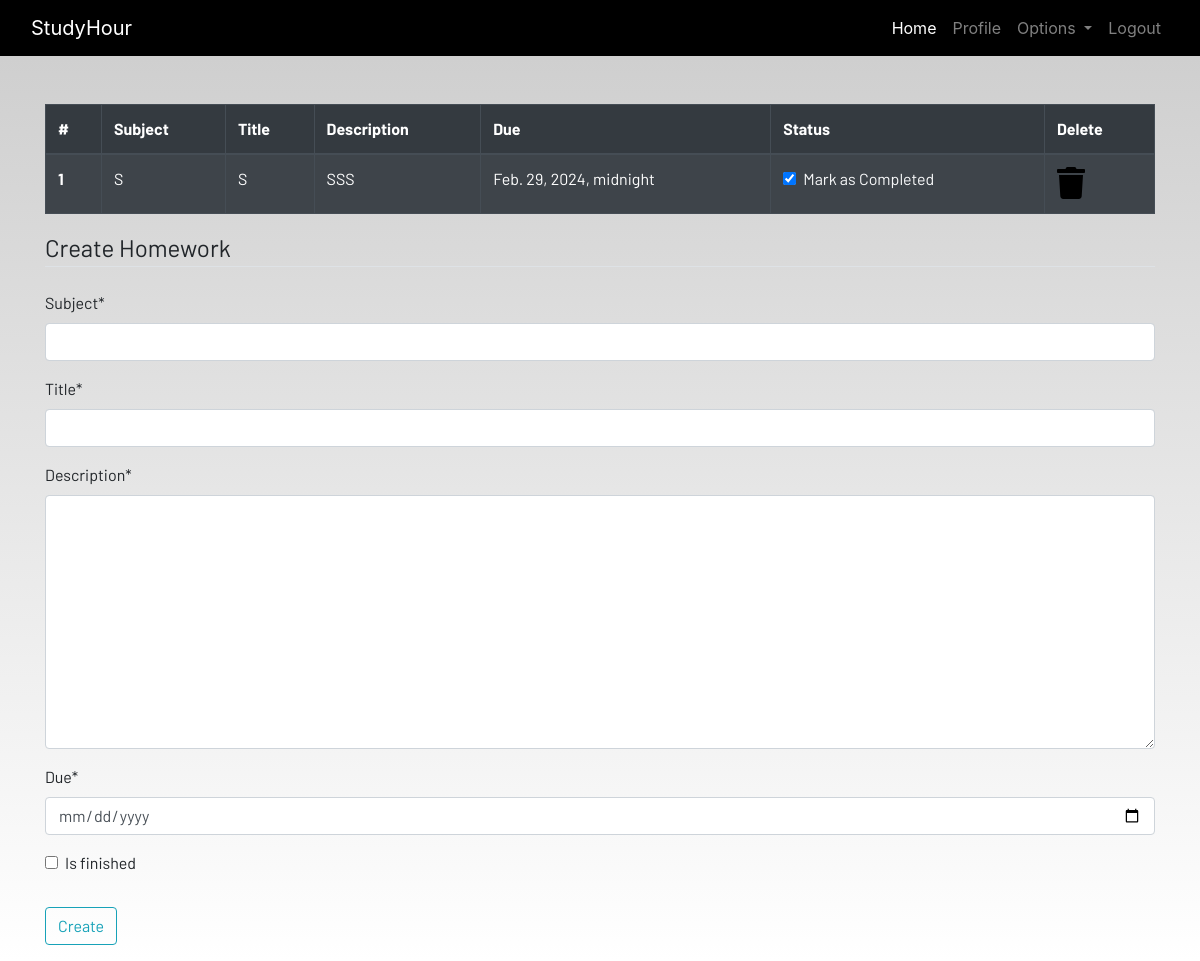
The page /homework (signed in) on the database its author committed.
### portal/models.py (models this page shows)
class Homework(models.Model):
    user=models.ForeignKey(User,on_delete=models.CASCADE)
    subject=models.CharField(max_length=50)
    title=models.CharField(max_length=100)
    description=models.TextField()
    due=models.DateTimeField()
    is_finished=models.BooleanField(default=False)
    def __str__(self):
        return self.subject

### portal/views.py (the view)
# urls.py: path('homework',views.homework,name='homework'),
@login_required()
def homework(request):
    if request.method=='POST':
        form=HomeworkForm(request.POST)
        if form.is_valid():
            try:
                finished=request.POST['is_finished']
                if finished == 'on':
                    finished = True
                else:
                    finished = False
            except:
                finished=False
            homeworks=Homework(
                user=request.user,
                subject=request.POST['subject'],
                title=request.POST['title'],
                description=request.POST['description'],
                due=request.POST['due'],
                is_finished=finished)
            homeworks.save()
            messages.success(request,"Homework Added Successfully!")
    else:
        form=HomeworkForm()
    homework=Homework.objects.filter(user=request.user)
    if len(homework)==0:
        homework_done=True
    else:
        homework_done=False
    print(homework)
    print("Len of homework is",len(homework))
    context={
        'homeworks':homework,
        'homewoks_done':homework_done,
        'form':form  }
    return render(request,'portal/homework.html',context)

### portal/forms.py
class HomeworkForm(forms.ModelForm):
    class Meta:
        model=Homework
        widgets={'due':DateInput()}
        fields=['subject','title','description','due','is_finished']

### portal/templates/portal/homework.html (shortened to what this page needs)
{% extends 'portal/base.html' %}
{% load static %}
{% block content %}
{% load crispy_forms_tags %}
<div class="container">
  {% if not homework_done %}
  <table class="table table-striped table-bordered table-hover table-dark">
    <thead>
      <tr>
        <th scope="col">#</th>
        <th scope="col">Subject</th>
        <th scope="col">Title</th>
        <th scope="col">Description</th>
        <th scope="col">Due</th>
        <th scope="col">Status</th>
        <th scope="col">Delete</th>
      </tr>
    </thead>
    <tbody>
      {% for homework in homeworks %}
      <tr>
        <th scope="row">{{forloop.counter}}</th>
        <td>{{homework.subject}}</td>
        <td>{{homework.title}}</td>
        <td>{{homework.description}}</td>
        <td>{{homework.due}}</td>
        <td>
          <a href="{% url 'update-homework' homework.id %}">
            <div class="form-check">
              {% if homework.is_finished == True %}
              <input
                class="form-check-input"
                type="checkbox"
                value=""
                checked
              />
              {% else %}
              <input class="form-check-input" type="checkbox" value="" />
              {% endif %}
              <label class="form-check-label text-light" for="flexCheckDefault">
                Mark as Completed
              </label>
            </div>
          </a>
        </td>
        <td>
          <a href="{% url 'delete-homework' homework.id %}"><i class="fa fa-trash fa-2x"></i></a>
        </td>
      </tr>
      {% endfor %}
    </tbody>
  </table>
  {% else %}
  <h4>All homeworks are completed!! Create to have more!!</h4>
  {% endif %}
</div>
<div class="container">
  <form method="POST">
    <fieldset class="form-group">
      <legend class="border-bottom mb-4">Create Homework</legend>
      {{form|crispy}}
    </fieldset>
    <div class="form-group">
      <button href="" class="btn btn-outline-info" type="submit">Create</button>
    </div>
  </form>
</div>
{% endblock content %}

### static/css/main.css (style rules this page uses)
html { scroll-behavior: smooth; height: 100%; width: 100%; }
a { text-decoration: none !important; color: black; }
html, body { max-width: 100%; overflow-x: hidden; height: 100%; width: 100%; }
body { background: linear-gradient(rgba(0, 0, 0, 0.2), rgba(255, 255, 255, 0.5)); overflow-x: hidden; background-repeat: no-repeat; }
.fa { color: black; }

### rows shown on the page
Homework: subject "S", title "S", description "SSS", due "Feb. 29, 2024, midnight"
